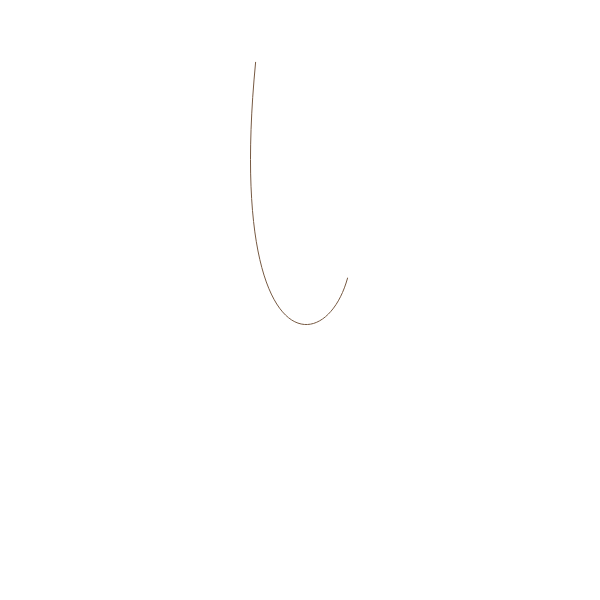
Frame 1 (no input)
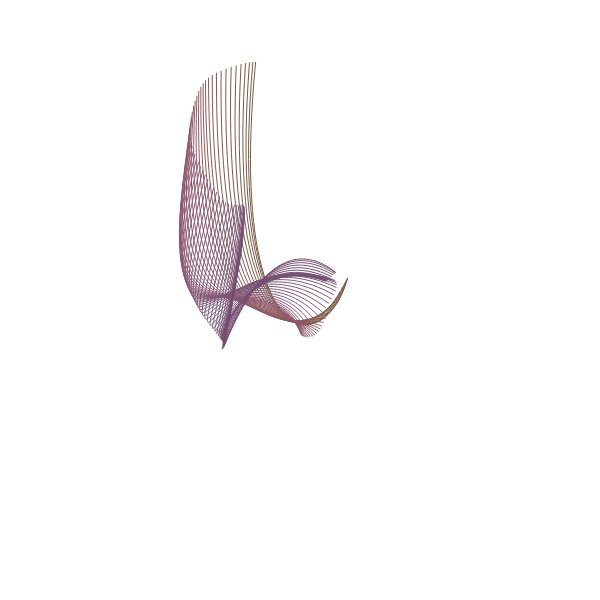
Frame 60 (no input)
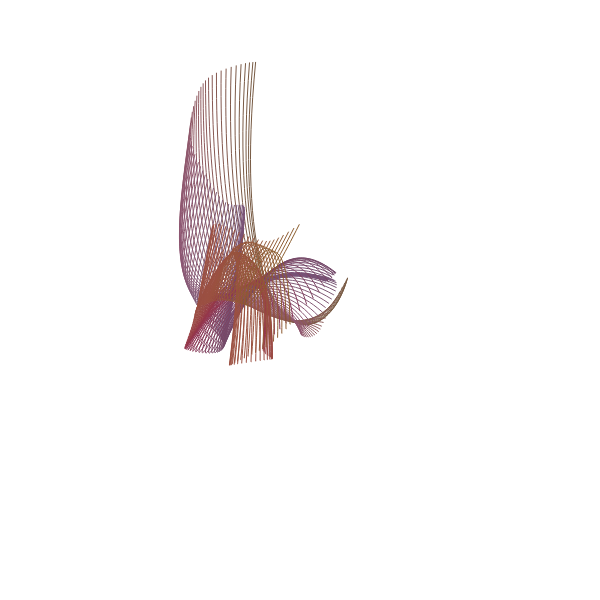
Frame 120 (the mouse pressed at the canvas centre since frame 60)

The p5.js sketch that drew these frames (run headless with seeded random() and noise() and a simulated clock; from frame 60 on, the mouse is pressed at the canvas centre):

// p5.js sketch
// ── sketch.js
// -
// Noise_04 0.1 by Lucrezia Nediani [Generativo, Noise]
// 2021 © Lucrezia Nediani, Daniele @Fupete and the course DS-2021 at DESIGN.unirsm 
// github.com/ds-2021-unirsm — github.com/Lucrezia604 — github.com/fupete
// Educational purposes, MIT License, 2021, San Marino
// —


var t;

function setup() {
  createCanvas(600, 600);
  noFill();
  t = 0;
}

function draw() {
  var x1 = width * noise(t + 15);
  var x2 = width * noise(t + 30);
  var x3 = width * noise(t + 90);
  var x4 = width * noise(t + 0.5);
  var y1 = height * noise(t + 10);
  var y2 = height * noise(t + 65);
  var y3 = height * noise(t + 1000);
  var y4 = height * noise(t + 85);
  
  var r = 255 * noise(t+10);
  var g = 255 * noise(t+50);
  var b = 255 * noise(t+20);
  
  stroke(r, g, b);

  bezier(x1, y1, x2, y2, x3, y3, x4, y4);

  t += 0.01;

  // clear the background every 500 frames using mod (%) operator
  if (frameCount % 1000 == 0) {
	background(255);
  }
}
